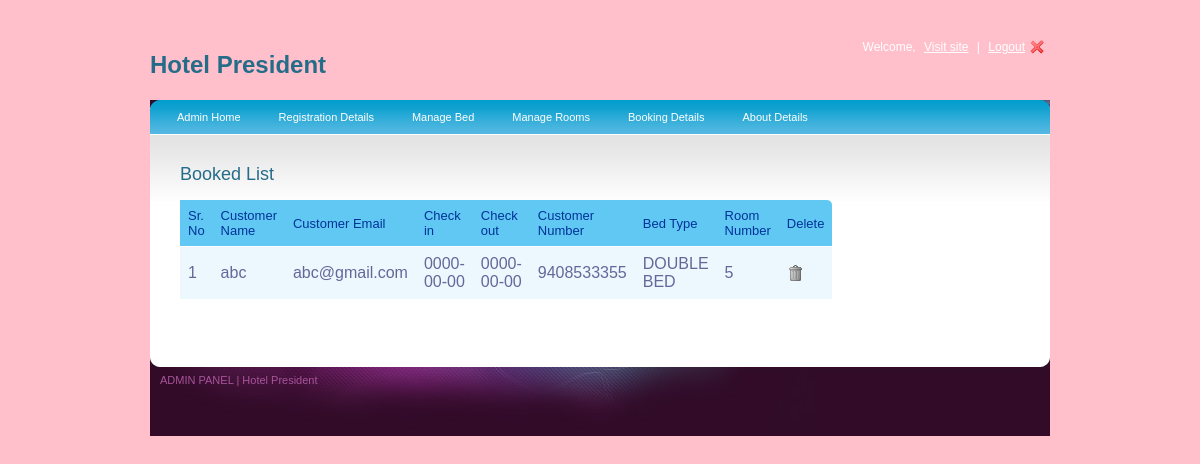
Screenshot of /admin-panel/buylist.php with the database file from the repository.
### tables this page shows
CREATE TABLE `category` (
  `bed_id` int(15) NOT NULL,
  `bed_name` varchar(100) NOT NULL
);

CREATE TABLE `user` (
  `id` int(15) NOT NULL,
  `name` varchar(100) NOT NULL,
  `email` varchar(220) NOT NULL,
  `in` date NOT NULL,
  `out` date NOT NULL,
  `phoneno` varchar(222) NOT NULL,
  `buy_id` varchar(210) NOT NULL,
  `r_no` varchar(111) NOT NULL
);

### admin-panel/buylist.php (the view, shortened to what this page needs)
<?php
require_once('header.php');
?>
    <div class="center_content">
    <div class="right_content">
    <h2>Booked List</h2>
<table id="rounded-corner">
    <thead>
    	<tr>
            <th scope="col" class="rounded">Sr. No</th>
            <th scope="col" class="rounded">Customer Name</th>
            <th scope="col" class="rounded">Customer Email</th>
			<th scope="col" class="rounded">Check in</th>
			<th scope="col" class="rounded">Check out</th>
            <th scope="col" class="rounded">Customer Number</th>
			<th scope="col" class="rounded">Bed Type</th>
			<th scope="col" class="rounded">Room Number</th>
			<th scope="col" class="rounded-q4">Delete</th>
        </tr>
    </thead>
    <tbody>
	<?php
					$sql = "SELECT * FROM `user`";
					$result = mysqli_query($connection,$sql);
					$i = 1;
				    	while($row = mysqli_fetch_array($result))
						{
					$cid = $row['buy_id'];
						 $ksql = "SELECT * FROM `category` where bed_id = '$cid'";
					$kresult = mysqli_query($connection,$ksql);
				    	while($krow = mysqli_fetch_array($kresult))
						{
						?>
    	<tr>
        	<td><?php echo $i; ?></td>
            <td><?php echo $row['name'];?></td>
			<td><?php echo $row['email'];?></td>
			<td><?php echo $row['in'];?></td>
			<td><?php echo $row['out'];?></td>
            <td><?php echo $row['phoneno'];?></td>
			<td><?php echo $krow['bed_name'];?></td>
			<td><?php echo $row['r_no'];?></td>
			<td><a href="buyer_delete.php?id=<?php echo $row['id'];?>"class="ask"><img src="images/trash.png" alt="" title="" border="0" /></a></td>
        </tr>
    	  <?php
		  			}
					   $i++;
					}
					?>
    </tbody>
</table>
     </div>
  </div>
    </div>
 <?php
	require_once('footer.php');
?>
</div>
</body>
</html>

### admin-panel/style.css (style rules this page uses)
body { background-color: pink; font-family:Arial, Helvetica, sans-serif; padding:0; font-size:12px; margin:0 auto; color: #0e4354; }
a { color:#256c89; }
h2 { font-size:18px; color:#256c89; font-weight:normal; padding:0px 0 15px 0; margin:0px; clear:both; }
.center_content { clear:both; }
.right_content { width:625px; float:left; padding:30px 0 0 30px; }
#rounded-corner { margin:0px; width:625px; text-align: left; border-collapse: collapse; }
#rounded-corner thead th.rounded-q4 { background: #60c8f2 url('images/right.jpg') right top no-repeat; }
#rounded-corner th { padding: 8px; font-weight: normal; font-size: 13px; color: #039; background: #60c8f2; }
#rounded-corner td { padding: 8px; background: #ecf8fd; border-top: 1px solid #fff; color: #669; }

### rows the page displays
user: name "abc", email "abc@gmail.com", in "0000-00-00", out "0000-00-00", phoneno "9408533355", r_no "5"
category: bed_name "DOUBLE BED"
